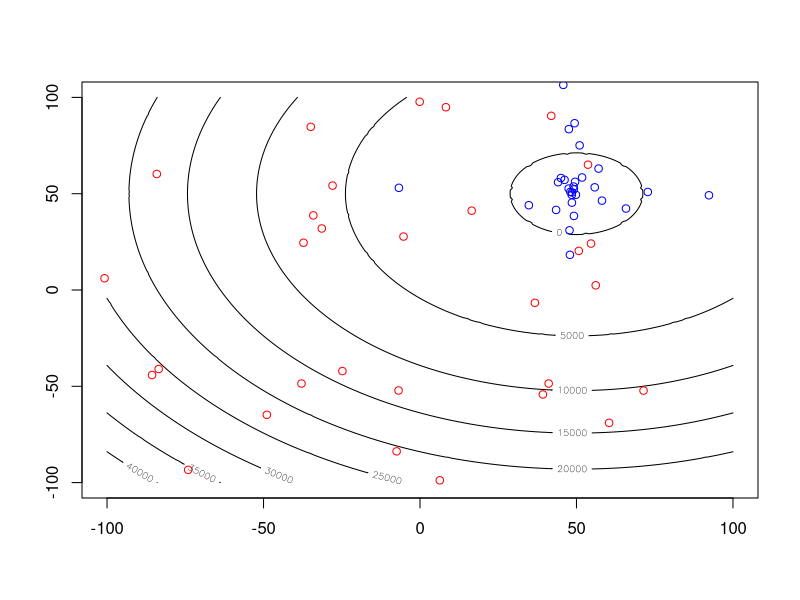

Reproduce this figure in R.
#------------------------------------
# Michala Jakubcova
# 14. 2. 2016

# Particle swarm optimization search

#-----------------------------------

#---
## PARAMETERS ##
## SURFACE:
o = 50  # shifted center
xOpt = 450  # position of the seached optimum
rangeX = 100  # range of the x and y axis
## PSO:
nPop = 30  # number of individuals in the population
nIter = 10  # number of iteration
nDim = 2  # number of dimension
nFit = nDim+1  # number of dimensions with one value for calculated fitness
Large = 10^8 # setting of an artificial large value
K = 0.729  # constriction factor
ck = 2.05  # acceleration coeficient for constriction factor
w1 = 0.9   # initial inertia weight 
w2 = 0.4  # final inertia weight
c = 1.494  # acceleration coeficient inrtia weight
#---

#---
## SURFACE FUNCTION - SPHERE F. ##
Zsurf <- function(x,y)
{
  xx = x - o  
  yy = y - o  
  z = (xx)^2 + (yy)^2 - xOpt
  return(z)
}

# X AND Y COORDINATES:
x = seq(0:(2*rangeX))-(rangeX+1)  
y = seq(0:(2*rangeX))-(rangeX+1)

# NUMBER OF POINTS IN THE SURFACE GRID:
nx = length(x)
ny = length(y)

ZZ = matrix(nrow = nx, ncol = ny)
for(i in 1:nx){
  for(j in 1:ny){
    ZZ[i,j] = Zsurf(x[i],y[j])
  }
}
#---

#---
## POPULATION IN PSO - PARENTS ##
Parents = matrix(nrow = nPop, ncol = nFit)
Parents[,1] = runif(nPop)*(2*rangeX) - (rangeX+1)
Parents[,2] = runif(nPop)*(2*rangeX) - (rangeX+1)

for(i in 1:nPop){
  Parents[i,nFit] = Zsurf(Parents[i,1], Parents[i,2])
}
#---

#---
## DRAW CONTOUR PLOT WITH PARENTS POPULATION ##
contour(x, y, ZZ, xlim=c(min(x),max(x)), ylim=c(min(y),max(y))) 
points(Parents, col = 'red')
#---

#---
## POPULATION IN PSO - OFSPRINGS ##
Offspring = Parents

Xmax = max(x)
Vmax = Xmax

p = matrix(Large, nrow = nPop, ncol = nFit)  # best position found by the particle
pg = rep(Large, nFit)  # best position found by any member of the neighborhood
v = matrix(Vmax, nrow = nPop, ncol = nFit)  # velocity of the particle

for (i in 1:nIter) {
  for (j in 1:nPop) { 
    if (Offspring[j,nFit] < p[j,nFit]) {
      p[j,] = Offspring[j,]
    }
    #which.min() finds the min value (i.e. row in 'p' with min value in the last col)   
    if (p[which.min(p[,nFit]),nFit] < pg[nFit]) { 
      pg[] = p[which.min(p[,nFit]),]
    }
    w = (w1-w2)*((nIter-i)/nIter)+w2  
    v[j,] = w * v[j,] + c*runif(1)*(p[j,]-Offspring[j,]) + c*runif(1)*(pg[]-Offspring[j,])
    v[j,] = sign(v[j,]) * min(abs(v[j,]),Vmax)
    Offspring[j,] = Offspring[j,] + v[j,]
    
    Offspring[j,nFit] <- Zsurf(Offspring[j,1],Offspring[j,2])
    
    if(Offspring[j,nFit] > Parents[j,nFit]){
      Offspring[j,] = Parents[j,]
    }
  } 
  p[] = Large
}

points(Offspring, col = 'blue')
